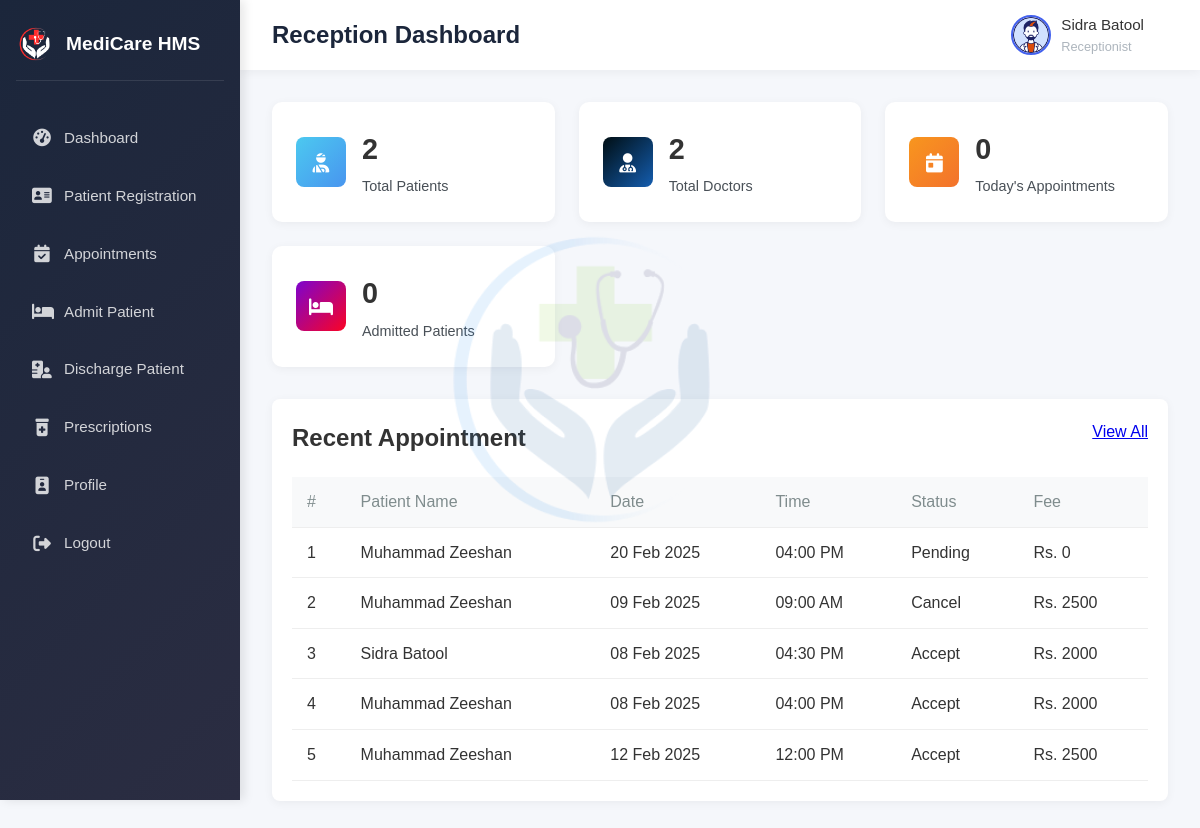
The page /Reception/home.php (signed in) on the database as committed earlier.
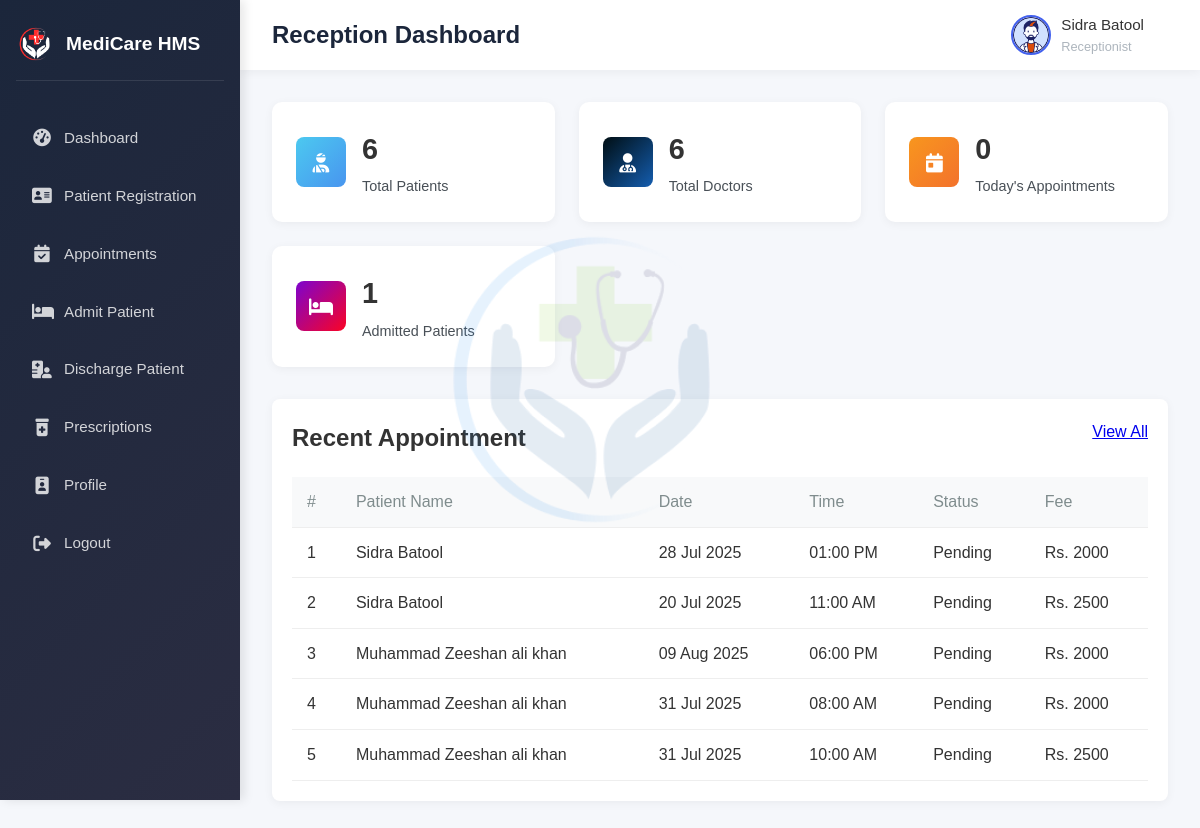
The same page on the database as committed later.
### tables this page shows
CREATE TABLE `users` (
  `id` int(11) NOT NULL,
  `name` varchar(80) NOT NULL,
  `username` varchar(80) NOT NULL,
  `password` varchar(80) NOT NULL,
  `role` varchar(80) NOT NULL
);

CREATE TABLE `appointment` (
  `id` int(11) NOT NULL,
  `doctor_id` int(11) NOT NULL,
  `patient_id` int(11) NOT NULL,
  `patient_name` varchar(80) NOT NULL,
  `added_on` date NOT NULL,
  `date` date NOT NULL,
  `time` time NOT NULL,
  `fee` int(11) NOT NULL,
  `payment_id` varchar(80) NOT NULL,
  `pay_status` varchar(80) NOT NULL,
  `status` varchar(80) NOT NULL
);

### Reception/home.php (the view, shortened to what this page needs)
<!DOCTYPE html>
<html lang="en">
<head>
</head>
<body>
<?php
include 'header.php';
include 'navbar.php';
?>
  <main class="main-content">
    <div class="stats-grid">
      <div class="stat-card">
        <div class="stat-icon patients">
          <i class="fas fa-user-injured"></i>
        </div>
        <div class="stat-info">
            <?php
            $sql="select * from patient";
            $result=mysqli_query($con,$sql);
            ?>
          <h3><?php echo mysqli_num_rows($result);?></h3>
          <p>Total Patients</p>
        </div>
      </div>
      <div class="stat-card">
        <div class="stat-icon doctors">
        <i class="fa-solid fa-user-doctor"></i>
        </div>
        <div class="stat-info">
          <?php
            $sql="select * from doctor";
            $result=mysqli_query($con,$sql);
            ?>
          <h3><?php echo mysqli_num_rows($result);?></h3>
          <p>Total Doctors</p>
        </div>
        </div>
      <div class="stat-card">
        <div class="stat-icon appointments">
          <i class="fas fa-calendar-day"></i>
        </div>
        <div class="stat-info">
          <?php
            $sql = "SELECT * FROM prescription WHERE date = CURDATE()";
            $result=mysqli_query($con,$sql);
            ?>
          <h3><?php echo mysqli_num_rows($result);?></h3>
          <p>Today's Appointments</p>
        </div>
      </div>
      <div class="stat-card">
      <div class="stat-icon Admitted">
      <i class="fa-solid fa-bed"></i>
        </div>
        <div class="stat-info">
          <?php
            $sql="select * from admin_patient where status='admit'";
            $result=mysqli_query($con,$sql);
            ?>
          <h3><?php echo mysqli_num_rows($result);?></h3>
          <p>Admitted Patients</p>
        </div>
      </div>
    </div>
    <div class="recent-prescriptions">
        <div class="section-header">
            <h2>Recent Appointment</h2>
            <a href="appointment.php">View All</a>
        </div>
        <table>
            <thead>
                <tr>
                    <th>#</th>
                    <th>Patient Name</th>
                    <th>Date</th>
                    <th>Time</th>
                    <th>Status</th>
                    <th>Fee</th>
                </tr>
            </thead>
            <tbody>
                <?php
                $i=1;
                $sql="SELECT * from appointment order by id desc LIMIT 5";
                $result=mysqli_query($con,$sql);
                while($row=mysqli_fetch_array($result)){
                ?>
                <tr>
                <td><?php echo $i++;?></td>
                <td><?php echo $row['patient_name'];?></td>
                <td><?php echo date('d M Y',strtotime($row['date']));?></td>
                <td><?php echo date('h:i A',strtotime($row['time']));?></td>
                  <td><?php echo $row['status'];?></td>
                  <td>Rs. <?php echo $row['fee'];?></td>
                  </tr>
            <?php } ?>
            </tbody>
        </table>
    </div>
  </main>
</body>
</html>

### Reception/header.php (shortened to what this page needs)
<?php
include_once "../dbc.php";
$sql="select * from users where username='".$_SESSION['receptionist']."'";
$result=mysqli_query($con,$sql);
$receptionist=mysqli_fetch_array($result);
?>
<link rel="stylesheet" href="../css/Reception/reception.css">
<link rel="stylesheet" href="https://cdnjs.cloudflare.com/ajax/libs/font-awesome/6.4.0/css/all.min.css">
<!DOCTYPE html>
<html lang="en">
<head>
</head>
<body>
</body>
</html>

### Reception/navbar.php
 <aside class="sidebar">
   <div class="sidebar-brand">
     <img src="../image/logo.png" alt="Hospital Logo">
     <h2>MediCare HMS</h2>
   </div>
   <ul class="sidebar-menu">
     <li><a href="home.php" ><i class="fas fa-tachometer-alt"></i> <span class="menu-text">Dashboard</span></a></li>
     <li><a href="patient_registration.php" ><i class="fa-solid fa-address-card"></i> <span class="menu-text">Patient Registration</span></a></li>
     <li><a href="appointment.php"><i class="fa-solid fa-calendar-check"></i> <span class="menu-text">Appointments</span></a></li>
     <li><a href="admit.php"><i class="fa-solid fa-bed"></i> <span class="menu-text">Admit Patient</span></a></li>
     <li><a href="discharge.php"><i class="fas fa-hospital-user"></i><span class="menu-text">Discharge Patient</span></a></li>
     <li><a href="prescription.php"><i class="fa-solid fa-prescription-bottle-medical"></i> <span class="menu-text">Prescriptions</span></a></li>
     <li><a href="profile.php"><i class="fa-solid fa-id-badge"></i> <span class="menu-text">Profile</span></a></li>
     <li><a href="logout.php"><i class="fa-solid fa-right-from-bracket"></i> <span class="menu-text">Logout</span></a></li>
   </ul>
 </aside>
<header class="header">
   <div class="header-title">
     <h1>Reception Dashboard</h1>
   </div>
   <div class="user-menu">
     <div class="user-info">
       <img src="../image/userlogo.png" alt="Receptionist">
       <div class="user-details">
         <h4><?php echo $receptionist['name'];?></h4>
         <p>Receptionist</p>
       </div>
     </div>
   </div>
 </header>

### css/Reception/reception.css (style rules this page uses)
:root { --primary: #4361ee; --primary-dark: #3a56d4; --secondary: #3f37c9; --dark: #1b263b; --light: #f8f9fa; --success: #4cc9f0; --warning: #f8961e; --danger: #ef233c; --gray: #adb5bd; --gray-dark: #495057; }
* { margin: 0; padding: 0; box-sizing: border-box; }
body { font-family: 'Poppins', sans-serif; background-color: #f5f7fb; color: #333; line-height: 1.6; }
.sidebar { width: 240px; height: 100vh; background: linear-gradient(135deg, var(--dark), #2b2d42); color: white; position: fixed; top: 0; left: 0; padding: 1.5rem 1rem; box-shadow: 4px 0 10px rgba(0,0,0,0.1); z-index: 100; transition: all 0.3s ease; }
.sidebar-brand { display: flex; align-items: center; margin-bottom: 2rem; padding-bottom: 1rem; border-bottom: 1px solid rgba(255,255,255,0.1); }
.sidebar-brand img { width: 40px; margin-right: 10px; }
.sidebar-brand h2 { font-size: 1.2rem; font-weight: 600; }
.sidebar-menu { list-style: none; }
.sidebar-menu li { margin-bottom: 0.5rem; position: relative; }
.sidebar-menu li a { display: flex; align-items: center; color: rgba(255,255,255,0.8); text-decoration: none; padding: 0.8rem 1rem; border-radius: 5px; transition: all 0.3s ease; }
.sidebar-menu li a i { font-size: 1.1rem; margin-right: 12px; width: 20px; text-align: center; }
.sidebar-menu li a .menu-text { font-size: 0.95rem; }
.header { position: fixed; left: 240px; top: 0; width: calc(100% - 240px); height: 70px; background: white; display: flex; align-items: center; justify-content: space-between; padding: 0 2rem; box-shadow: 0 2px 10px rgba(0,0,0,0.05); z-index: 90; transition: all 0.3s ease; }
.header-title h1 { font-size: 1.5rem; font-weight: 600; color: var(--dark); }
.user-menu { display: flex; align-items: center; }
.user-info { display: flex; align-items: center; margin-right: 1.5rem; }
.user-info img { width: 40px; height: 40px; border-radius: 50%; object-fit: cover; margin-right: 10px; border: 2px solid var(--primary); }
.user-details h4 { font-size: 0.95rem; font-weight: 500; }
.user-details p { font-size: 0.8rem; color: var(--gray); }
.main-content { margin-left: 240px; margin-top: 70px; padding: 2rem; min-height: calc(100vh - 70px); transition: all 0.3s ease; }
.stats-grid { display: grid; grid-template-columns: repeat(auto-fill, minmax(240px, 1fr)); gap: 1.5rem; margin-bottom: 2rem; }
.stat-card { background: white; padding: 1.5rem; border-radius: 10px; box-shadow: 0 2px 10px rgba(0,0,0,0.05); display: flex; align-items: center; }
.stat-icon { width: 50px; height: 50px; border-radius: 8px; display: flex; align-items: center; justify-content: center; margin-right: 1rem; font-size: 1.2rem; color: white; }
.stat-icon.patients { background: linear-gradient(135deg, #4cc9f0, #4895ef); }
.stat-icon.doctors { background: linear-gradient(135deg, #000e13, #145daf); }
.stat-icon.appointments { background: linear-gradient(135deg, #f8961e, #f3722c); }
.stat-icon.Admitted { background: linear-gradient(135deg, #7d03ce, #fa0425); }
.stat-info h3 { font-size: 1.8rem; font-weight: 600; margin-bottom: 0.2rem; }
.stat-info p { font-size: 0.9rem; color: var(--gray-dark); }

### Reception/home.php (style rules this page uses)
.recent-prescriptions { background: white; border-radius: 8px; padding: 20px; box-shadow: 0 2px 10px rgba(0,0,0,0.05); }
.section-header { display: flex; justify-content: space-between; margin-bottom: 20px; }
table { width: 100%; border-collapse: collapse; }
th, td { padding: 12px 15px; text-align: left; border-bottom: 1px solid #eee; }
th { background: #f8f9fa; color: #7f8c8d; font-weight: 500; }

Rows that differ between the two databases and show on the page:
removed appointment: patient_name "Muhammad Zeeshan", date "20 Feb 2025", time "04:00 PM", status "Pending", fee "0"
removed appointment: patient_name "Muhammad Zeeshan", date "09 Feb 2025", time "09:00 AM", status "Cancel", fee "2500"
removed appointment: patient_name "Sidra Batool", date "08 Feb 2025", time "04:30 PM", status "Accept", fee "2000"
removed appointment: patient_name "Muhammad Zeeshan", date "08 Feb 2025", time "04:00 PM", status "Accept", fee "2000"
removed appointment: patient_name "Muhammad Zeeshan", date "12 Feb 2025", time "12:00 PM", status "Accept", fee "2500"
added appointment: patient_name "Sidra Batool", date "28 Jul 2025", time "01:00 PM", status "Pending", fee "2000"
added appointment: patient_name "Sidra Batool", date "20 Jul 2025", time "11:00 AM", status "Pending", fee "2500"
added appointment: patient_name "Muhammad Zeeshan ali khan", date "09 Aug 2025", time "06:00 PM", status "Pending", fee "2000"
added appointment: patient_name "Muhammad Zeeshan ali khan", date "31 Jul 2025", time "08:00 AM", status "Pending", fee "2000"
added appointment: patient_name "Muhammad Zeeshan ali khan", date "31 Jul 2025", time "10:00 AM", status "Pending", fee "2500"
Other text that changed with them:
mysqli_num_rows($result): "2" → "6"
mysqli_num_rows($result): "0" → "1"
